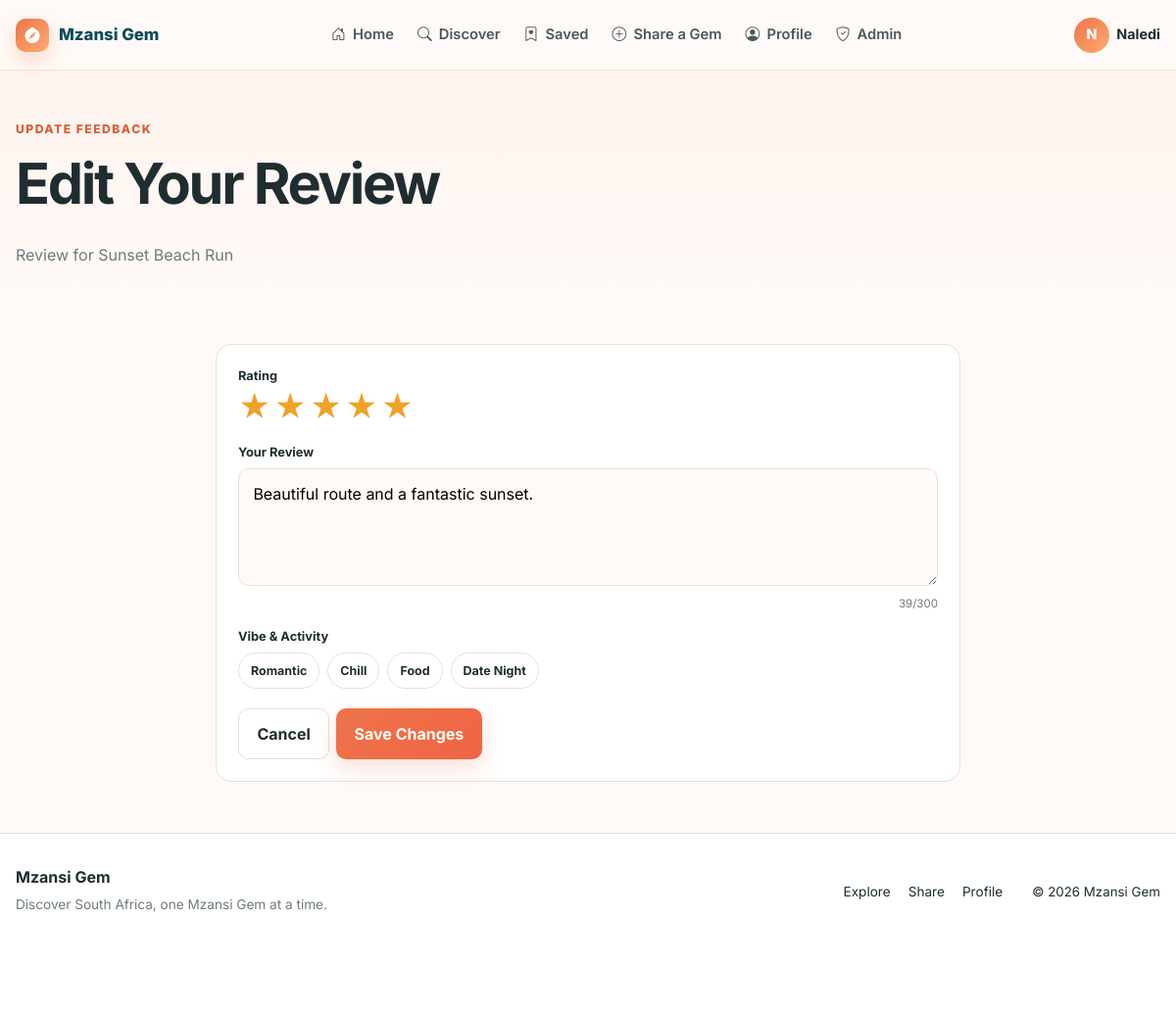
Page /edit-review.php?id=10 (signed in) on the committed database.
### tables this page shows
CREATE TABLE settings (
    setting_key VARCHAR(100) PRIMARY KEY,
    setting_value TEXT NOT NULL,
    updated_at TIMESTAMP NOT NULL DEFAULT CURRENT_TIMESTAMP ON UPDATE CURRENT_TIMESTAMP
);

CREATE TABLE users (
    id INT UNSIGNED AUTO_INCREMENT PRIMARY KEY,
    full_name VARCHAR(100) NOT NULL,
    email VARCHAR(190) NOT NULL UNIQUE,
    firebase_uid VARCHAR(128) NULL UNIQUE,
    city VARCHAR(100) NOT NULL,
    password_hash VARCHAR(255) NOT NULL,
    email_verified_at DATETIME NULL,
    bio VARCHAR(300) NULL,
    role ENUM('user','admin') NOT NULL DEFAULT 'user',
    status ENUM('active','suspended') NOT NULL DEFAULT 'active',
    level INT UNSIGNED NOT NULL DEFAULT 1,
    points INT UNSIGNED NOT NULL DEFAULT 0,
    notify_new_gems TINYINT(1) NOT NULL DEFAULT 1,
    notify_comments TINYINT(1) NOT NULL DEFAULT 1,
    notify_likes_saves TINYINT(1) NOT NULL DEFAULT 1,
    personalized_recommendations TINYINT(1) NOT NULL DEFAULT 1,
    show_saved_gems TINYINT(1) NOT NULL DEFAULT 1,
    show_activity_status TINYINT(1) NOT NULL DEFAULT 1,
    created_at TIMESTAMP NOT NULL DEFAULT CURRENT_TIMESTAMP,
    updated_at TIMESTAMP NOT NULL DEFAULT CURRENT_TIMESTAMP ON UPDATE CURRENT_TIMESTAMP,
    INDEX idx_users_role_status (role, status),
    INDEX idx_users_city (city)
);

CREATE TABLE reviews (
    id INT UNSIGNED AUTO_INCREMENT PRIMARY KEY,
    gem_id INT UNSIGNED NOT NULL,
    user_id INT UNSIGNED NOT NULL,
    rating TINYINT UNSIGNED NOT NULL,
    comment VARCHAR(300) NULL,
    vibes VARCHAR(220) NULL,
    status ENUM('pending','approved','rejected') NOT NULL DEFAULT 'pending',
    is_edited TINYINT(1) NOT NULL DEFAULT 0,
    created_at TIMESTAMP NOT NULL DEFAULT CURRENT_TIMESTAMP,
    updated_at TIMESTAMP NOT NULL DEFAULT CURRENT_TIMESTAMP ON UPDATE CURRENT_TIMESTAMP,
    CONSTRAINT fk_review_gem FOREIGN KEY (gem_id) REFERENCES gems(id) ON DELETE CASCADE,
    CONSTRAINT fk_review_user FOREIGN KEY (user_id) REFERENCES users(id) ON DELETE CASCADE,
    UNIQUE KEY unique_user_gem_review (user_id, gem_id),
    CONSTRAINT chk_review_rating CHECK (rating BETWEEN 1 AND 5),
    INDEX idx_reviews_status (status),
    INDEX idx_reviews_gem_status (gem_id, status)
);

CREATE TABLE gems (
    id INT UNSIGNED AUTO_INCREMENT PRIMARY KEY,
    user_id INT UNSIGNED NOT NULL,
    title VARCHAR(100) NOT NULL,
    slug VARCHAR(140) NOT NULL,
    description VARCHAR(500) NOT NULL,
    location VARCHAR(180) NOT NULL,
    city VARCHAR(100) NOT NULL,
    vibes VARCHAR(220) NOT NULL,
    budget_level ENUM('Free','Budget','Mid-range','Premium') NOT NULL,
    activity_type ENUM('Food','Fitness','Study','Nature','Nightlife','Culture') NOT NULL,
    operating_hours VARCHAR(100) NOT NULL DEFAULT 'All Day',
    cover_image VARCHAR(500) NULL,
    average_rating DECIMAL(3,2) NOT NULL DEFAULT 0,
    review_count INT UNSIGNED NOT NULL DEFAULT 0,
    status ENUM('pending','approved','rejected') NOT NULL DEFAULT 'pending',
    rejection_reason VARCHAR(255) NULL,
    created_at TIMESTAMP NOT NULL DEFAULT CURRENT_TIMESTAMP,
    updated_at TIMESTAMP NOT NULL DEFAULT CURRENT_TIMESTAMP ON UPDATE CURRENT_TIMESTAMP,
    approved_at DATETIME NULL,
    UNIQUE KEY unique_slug (slug),
    CONSTRAINT fk_gem_user FOREIGN KEY (user_id) REFERENCES users(id) ON DELETE CASCADE,
    INDEX idx_gems_status_city (status, city),
    INDEX idx_gems_activity (activity_type),
    FULLTEXT INDEX ft_gems_search (title, description, location, city)
);

### includes/functions.php (called while the page is built, shortened)
<?php
function url(string $path = ''): string
{
    return APP_URL . ($path !== '' ? '/' . ltrim($path, '/') : '');
}
function asset(string $path): string
{
    return url('assets/' . ltrim($path, '/'));
}
function e(mixed $value): string
{
    return htmlspecialchars((string)$value, ENT_QUOTES, 'UTF-8');
}
function current_user(): ?array
{
    static $cachedId = null;
    static $cachedUser = null;
    $id = isset($_SESSION['user_id']) ? (int)$_SESSION['user_id'] : null;
    if ($cachedId === $id && is_array($cachedUser)) {
        return $cachedUser;
    }
    $stmt = db()->prepare('SELECT * FROM users WHERE id = ? LIMIT 1');
    $stmt->execute([$id]);
    $user = $stmt->fetch();
    $cachedId = $id;
    $cachedUser = $user;
    return $user;
}
function is_logged_in(): bool
{
    return current_user() !== null;
}
function require_login(): void
{
    if (!is_logged_in()) {
        flash('warning', 'Please sign in to continue.');
        $_SESSION['intended_url'] = $_SERVER['REQUEST_URI'] ?? url();
        redirect('login.php');
    }
}
function setting(string $key, string $default = ''): string
{
    static $cache = [];
    if (array_key_exists($key, $cache)) {
        return $cache[$key];
    }
    $stmt = db()->prepare('SELECT setting_value FROM settings WHERE setting_key = ? LIMIT 1');
    $stmt->execute([$key]);
    $value = $stmt->fetchColumn();
    $resolved = $value === false ? $default : (string)$value;
    return $cache[$key] = $resolved;
}

### config/database.php (called while the page is built, shortened)
<?php
function db(): PDO
{
    static $pdo = null;
    if ($pdo instanceof PDO) {
        return $pdo;
    }
    $dsn = sprintf('mysql:host=%s;port=%s;dbname=%s;charset=utf8mb4', DB_HOST, DB_PORT, DB_NAME);
    try {
        $pdo = new PDO($dsn, DB_USER, DB_PASS, [
            PDO::ATTR_ERRMODE => PDO::ERRMODE_EXCEPTION,
            PDO::ATTR_DEFAULT_FETCH_MODE => PDO::FETCH_ASSOC,
            PDO::ATTR_EMULATE_PREPARES => false,
        ]);
    } catch (PDOException $e) {
        http_response_code(500);
        $message = APP_ENV === 'development'
            ? 'Database connection failed: ' . htmlspecialchars($e->getMessage(), ENT_QUOTES, 'UTF-8')
            : 'Database connection failed.';
        exit('<div style="font-family:Arial;padding:2rem;max-width:760px;margin:auto"><h1>Mzansi Gem setup required</h1><p>' . $message . '</p><p>Import <code>database/install.sql</code> and check <code>config/config.php</code> or your environment variables.</p></div>');
    }
    return $pdo;
}

### edit-review.php (the view, shortened to what this page needs)
<?php
require __DIR__.'/includes/bootstrap.php';require_login();$id=(int)($_GET['id']??$_POST['id']??0);$stmt=db()->prepare('SELECT r.*,g.title,g.id AS gem_id FROM reviews r JOIN gems g ON g.id=r.gem_id WHERE r.id=?');$stmt->execute([$id]);$review=$stmt->fetch();if(!$review||((int)$review['user_id']!==(int)current_user()['id']&&!is_admin())){http_response_code(403);exit('You cannot edit this review.');}$errors=[];
$pageTitle='Edit Your Review';require __DIR__.'/includes/header.php';$selected=tag_list($review['vibes']);
?>
<section class="page-hero"><div class="container"><span class="eyebrow">Update feedback</span><h1>Edit Your Review</h1><p class="muted">Review for <?=e($review['title'])?></p></div></section><section class="section-tight"><div class="container" style="max-width:760px"><?php if($errors):?><div class="toast toast-danger" style="position:static;margin-bottom:16px"><span><?=e(implode(' ',$errors))?></span></div><?php endif;?><div class="content-card"><form method="post"><?=csrf_field()?><input type="hidden" name="id" value="<?=$id?>"><div class="form-group"><label>Rating</label><div class="star-input"><?php for($i=5;$i>=1;$i--):?><input id="edit-star<?=$i?>" name="rating" type="radio" value="<?=$i?>" <?=((int)($_POST['rating']??$review['rating'])===$i)?'checked':''?>><label for="edit-star<?=$i?>">★</label><?php endfor;?></div></div><div class="form-group"><label>Your Review</label><textarea class="form-control" name="comment" maxlength="300" data-char-counter="#edit-review-count"><?=e($_POST['comment']??$review['comment'])?></textarea><div class="char-counter" id="edit-review-count">0/300</div></div><div class="form-group"><label>Vibe & Activity</label><div class="choice-row"><?php foreach(['Romantic','Chill','Food','Date Night'] as $v):?><label class="choice-pill"><input type="checkbox" name="vibes[]" value="<?=e($v)?>" <?=in_array($v,$_POST['vibes']??$selected,true)?'checked':''?>><span><?=e($v)?></span></label><?php endforeach;?></div></div><div class="action-row"><a class="btn btn-ghost" href="<?=url('profile.php?tab=reviews')?>">Cancel</a><button class="btn btn-primary">Save Changes</button></div></form></div></div></section>
<?php require __DIR__.'/includes/footer.php'; ?>

### includes/header.php (shortened to what this page needs)
<?php
$siteName = setting('site_name', APP_NAME);
$bodyClass = $bodyClass ?? '';
$user = current_user();
?>
<!doctype html>
<html lang="en">
<head>
    <link rel="stylesheet" href="https://cdn.jsdelivr.net/npm/bootstrap-icons@1.13.1/font/bootstrap-icons.min.css">
    <link rel="stylesheet" href="<?= asset('css/style.css') ?>">
</head>
<body class="<?= e($bodyClass) ?>">
<header class="site-header">
    <div class="container header-inner">
        <a class="brand" href="<?= url('index.php') ?>" aria-label="Mzansi Gem home">
            <span class="brand-mark"><i class="bi bi-compass-fill" aria-hidden="true"></i></span>
            <span><?= e($siteName) ?></span>
        </a>
        <nav class="desktop-nav" aria-label="Primary navigation">
            <a href="<?= url('index.php') ?>"><i class="bi bi-house-door"></i> Home</a>
            <a href="<?= url('discover.php') ?>"><i class="bi bi-search"></i> Discover</a>
            <?php if ($user): ?>
                <a href="<?= url('saved.php') ?>"><i class="bi bi-bookmark-heart"></i> Saved</a>
                <a href="<?= url('share.php') ?>"><i class="bi bi-plus-circle"></i> Share a Gem</a>
                <a href="<?= url('profile.php') ?>"><i class="bi bi-person-circle"></i> Profile</a>
                <?php if ($user['role'] === 'admin'): ?><a href="<?= url('admin/index.php') ?>"><i class="bi bi-shield-check"></i> Admin</a><?php endif; ?>
            <?php endif; ?>
        </nav>
        <div class="header-actions">
            <?php if ($user): ?>
                <a class="avatar-link" href="<?= url('profile.php') ?>" title="Open profile">
                    <span class="avatar"><?= e(mb_strtoupper(mb_substr($user['full_name'], 0, 1))) ?></span>
                    <span class="hide-small"><?= e(explode(' ', $user['full_name'])[0]) ?></span>
                </a>
            <?php else: ?>
                <a class="btn btn-ghost btn-sm" href="<?= url('login.php') ?>"><i class="bi bi-box-arrow-in-right"></i> Log in</a>
                <a class="btn btn-primary btn-sm" href="<?= url('register.php') ?>"><i class="bi bi-person-plus"></i> Sign up</a>
            <?php endif; ?>
        </div>
    </div>
</header>

### assets/css/style.css (style rules this page uses)
:root { --orange:#ed744a;--orange-dark:#d95d35;--peach:#ffab72;--cream:#fffaf7;--soft:#f8f2ee; --ink:#1f2d31;--muted:#6f7b7e;--teal:#0c4b59;--line:#eadfd8;--green:#20a66a;--red:#d94d54; --shadow:0 14px 40px rgba(87,54,40,.12);--radius:18px;--radius-sm:11px;--container:1180px; }
* { box-sizing:border-box }
html { scroll-behavior:smooth }
body { margin:0;font-family:Inter,system-ui,-apple-system,Segoe UI,sans-serif;color:var(--ink);background:var(--cream);line-height:1.55 }
a { color:inherit;text-decoration:none }
button,input,select,textarea { font:inherit }
button { cursor:pointer }
.container { width:min(var(--container),calc(100% - 32px));margin-inline:auto }
.muted { color:var(--muted) }
.eyebrow { color:var(--orange-dark);font-weight:800;letter-spacing:.12em;text-transform:uppercase;font-size:.76rem }
.section-tight { padding:32px 0 }
.site-header { height:72px;background:rgba(255,250,247,.94);backdrop-filter:blur(14px);border-bottom:1px solid rgba(234,223,216,.8);position:sticky;top:0;z-index:50 }
.header-inner { height:100%;display:flex;align-items:center;justify-content:space-between;gap:22px }
.brand { display:inline-flex;align-items:center;gap:10px;font-weight:800;color:var(--teal);font-size:1.05rem }
.brand-mark { display:grid;place-items:center;width:34px;height:34px;border-radius:10px;color:white;background:linear-gradient(135deg,var(--orange),var(--peach));box-shadow:0 8px 20px rgba(237,116,74,.28) }
.desktop-nav { display:flex;align-items:center;gap:24px;font-size:.92rem;font-weight:600 }
.desktop-nav a { color:#49585c }
.header-actions { display:flex;align-items:center;gap:10px }
.avatar-link { display:flex;align-items:center;gap:8px;font-size:.9rem;font-weight:700 }
.avatar { width:36px;height:36px;border-radius:50%;display:grid;place-items:center;color:#fff;background:linear-gradient(135deg,var(--orange),var(--peach));font-weight:800 }
.btn { border:0;border-radius:10px;padding:.78rem 1.15rem;display:inline-flex;align-items:center;justify-content:center;gap:8px;font-weight:700;transition:.2s ease }
.btn-primary { background:linear-gradient(135deg,var(--orange),#f06443);color:#fff;box-shadow:0 9px 22px rgba(237,116,74,.24) }
.btn-ghost { background:#fff;color:var(--ink);border:1px solid var(--line) }
.form-group { margin-bottom:14px }
.form-group label { display:block;font-size:.8rem;font-weight:700;margin-bottom:6px }
.form-control { width:100%;border:1px solid var(--line);background:#fffaf8;border-radius:10px;padding:.82rem .9rem;outline:0;transition:.2s }
textarea.form-control { min-height:120px;resize:vertical }
.page-hero { padding:46px 0 30px;background:linear-gradient(180deg,#fff4ee,transparent) }
.page-hero h1 { font-size:clamp(2rem,5vw,3.6rem);letter-spacing:-.04em;margin:0 }
.content-card { background:#fff;border:1px solid var(--line);border-radius:16px;padding:22px;margin-bottom:20px }
.star-input { display:flex;flex-direction:row-reverse;justify-content:flex-end;gap:3px }
.star-input label { font-size:2rem;color:#d9d9d9;cursor:pointer;line-height:1 }
.star-input input:checked~label,.star-input label:hover,.star-input label:hover~label { color:#f0a128 }
.choice-row { display:flex;gap:8px;flex-wrap:wrap }
.choice-pill span { display:inline-flex;border:1px solid var(--line);border-radius:999px;padding:.5rem .75rem;font-size:.78rem;cursor:pointer;background:#fff }
.action-row { display:flex;gap:7px;flex-wrap:wrap }
.char-counter { text-align:right;color:var(--muted);font-size:.72rem;margin-top:4px }
.bi { line-height:1;vertical-align:-.125em }
.desktop-nav a,.btn,.avatar-link,.footer-links a { display:inline-flex;align-items:center;gap:.45rem }
.brand-mark .bi { font-size:1rem }

### rows in the picture
settings: setting_value "Mzansi Gem"
users: full_name "N", full_name "Naledi"
reviews: gem.title "Sunset Beach Run", comment "Beautiful route and a fantastic sunset."

### other values in the picture
$v "Romantic"
$v "Chill"
$v "Food"
$v "Date Night"
$siteName "Mzansi Gem"
